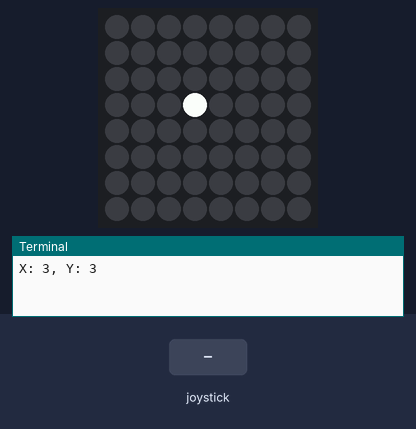
Recording of a program running on a simulated Raspberry Pi (BCM pin numbers) with a Sense HAT. On the bench: the Sense HAT's 8×8 RGB LED matrix, the last lines printed to the terminal. The test bench sets the inputs (shaded band).

Above: at 1.2 s.
1.3 s: joystick pushed up
At 1.6 s:
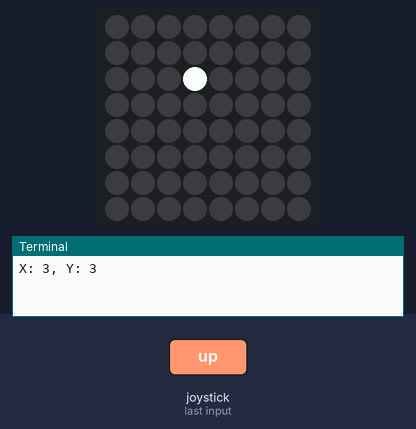
2.8 s: joystick pushed left
At 3.9 s:
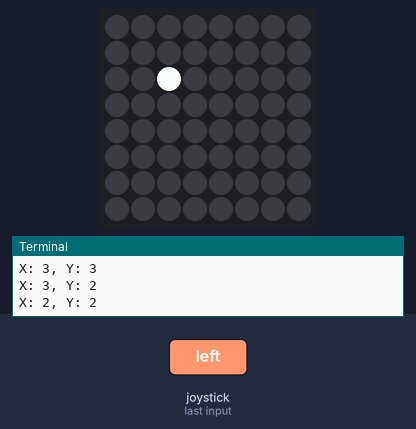
4.3 s: joystick pushed down
At 5.0 s:
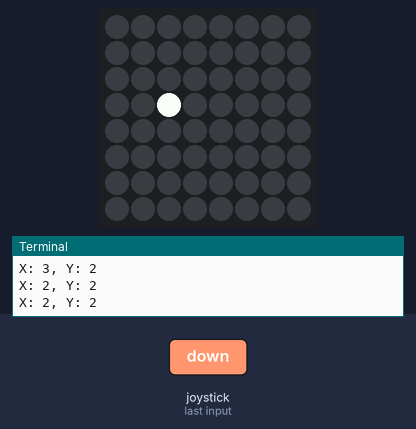
5.8 s: joystick pushed down
At 6.2 s:
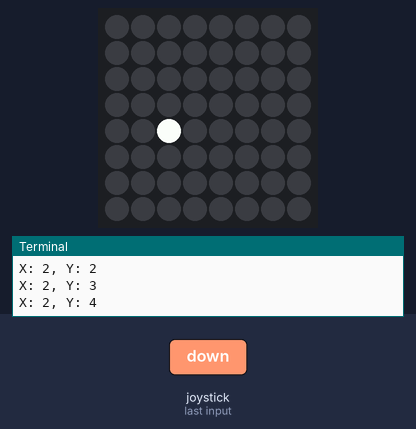
7.3 s: joystick pushed right
At 8.5 s:
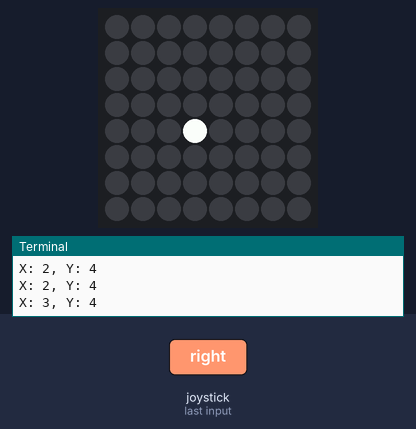
8.8 s: joystick pushed right
At 9.7 s:
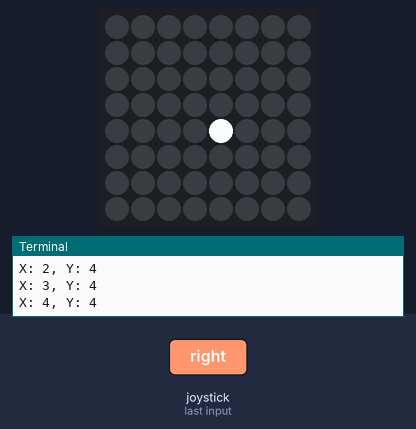
Timing chart, 0 to 11.3 s (numbered marks = the images above; inputs shaded):
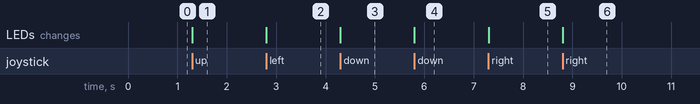

Measured:
- after the input at 1.3 s, the LEDs: change at once (image 1)
- after the input at 2.8 s, the LEDs: change at once (image 2)
- after the input at 4.3 s, the LEDs: change at once (image 3)
- after the input at 5.8 s, the LEDs: change at once (image 4)
- after the input at 7.3 s, the LEDs: change at once (image 5)
- after the input at 8.8 s, the LEDs: change at once (image 6)

The program:

sense_hat_03.py
```python
from sense_hat import SenseHat, ACTION_PRESSED, ACTION_HELD, ACTION_RELEASED
import time

x = 3
y = 3
sense = SenseHat()

def clamp(value, min_value=0, max_value=7):
    return min(max_value, max(min_value, value))

def pushed_up(event):
    global y
    if event.action != ACTION_RELEASED:
        y = clamp(y - 1)

def pushed_down(event):
    global y
    if event.action != ACTION_RELEASED:
        y = clamp(y + 1)

def pushed_left(event):
    global x
    if event.action != ACTION_RELEASED:
        x = clamp(x - 1)

def pushed_right(event):
    global x
    if event.action != ACTION_RELEASED:
        x = clamp(x + 1)

def refresh():
    sense.clear()
    sense.set_pixel(x, y, 255, 255, 255)

sense.stick.direction_up = pushed_up
sense.stick.direction_down = pushed_down
sense.stick.direction_left = pushed_left
sense.stick.direction_right = pushed_right
sense.stick.direction_any = refresh

refresh()

while True:
    time.sleep(1)
    print(f"X: {x}, Y: {y}")
    if x == 0 and y == 0:
        break
```
